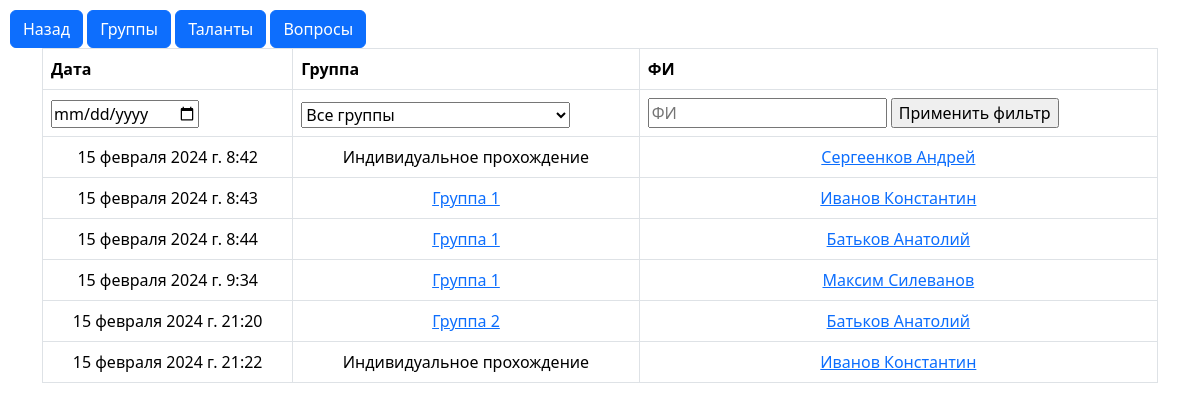
The app's page /local_admin/, older data.
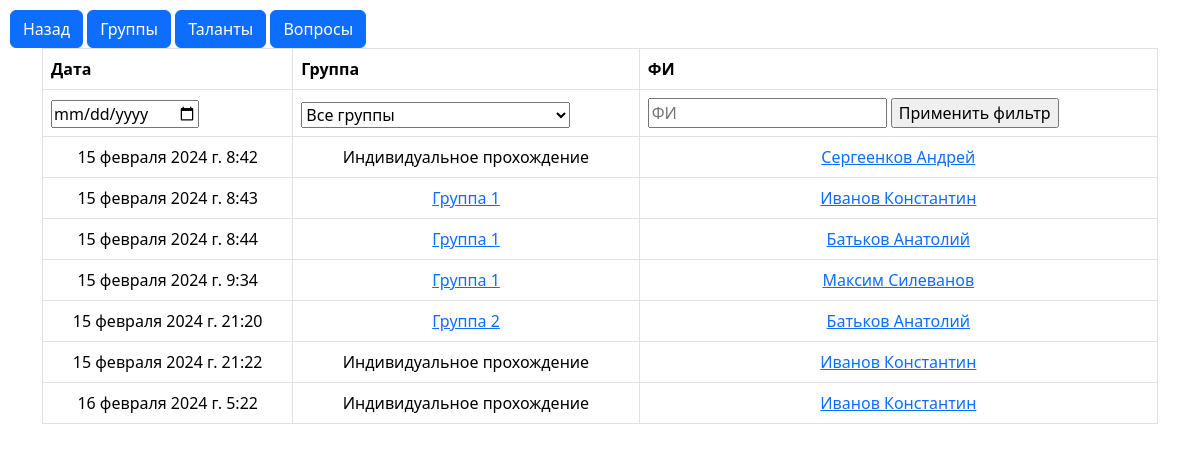
The same page, newer data.
### questionnaire/models.py (models this page shows, shortened)
class UserAnswer(models.Model):
    user = models.ForeignKey(User, on_delete=models.CASCADE)
    group = models.ForeignKey(Group, on_delete=models.CASCADE)
    competence = models.IntegerField(default=0)
    date = models.DateTimeField(auto_now_add=True)

class Group(models.Model):
    title = models.CharField(max_length=50)
    users = models.ManyToManyField(User, blank=True)
    show_results = models.BooleanField(default=True)

class User(models.Model):
    full_name = models.CharField(max_length=100)
    chosen_group = models.ForeignKey('Group', on_delete=models.CASCADE)

### questionnaire/views.py (the view, shortened to what this page needs)
# urls.py: path('local_admin/', views.mini_admin, name='mini_admin'),
def mini_admin(request):
    date = request.GET.get('date', '')
    group_id = request.GET.get('group', -1)
    full_name = request.GET.get('fullName', '')
    user_answers = UserAnswer.objects.all()
    groups = Group.objects.all()
    date = request.POST.get('date')
    if date:
        parsed_date = datetime.strptime(date, '%Y-%m-%d').date()
        user_answers = user_answers.filter(date__date=parsed_date)
    context = {
        'user_answers': user_answers,
        'groups': groups,
        'date': date
    }
    return render(request, 'mini_admin.html', context)

### templates/mini_admin.html (shortened to what this page needs)
{% load static %}
<!DOCTYPE html>
<html>
<head>
    <link rel="stylesheet" type="text/css" href="{% static 'css/styles.css' %}">
    <link href="https://cdn.jsdelivr.net/npm/bootstrap@5.3.2/dist/css/bootstrap.min.css" rel="stylesheet">
</head>
<body>
<a href="/" class="btn btn-primary">Назад</a>
<a href="{% url 'group_list'%}" class="btn btn-primary">Группы</a>
<a href="{% url 'competence_list'%}" class="btn btn-primary">Таланты</a>
<a href="{% url 'question_list'%}" class="btn btn-primary">Вопросы</a>
<div class="container">
    <table class="table table-bordered">
        <thead>
            <tr>
                <th>Дата</th>
                <th>Группа</th>
                <th>ФИ</th>
            </tr>
            <form method="POST">
            <tr>
                <th>
                    <input id="date-input" type="date" name="date" placeholder="Дата" value="{{ date|date:'Y-m-d' }}">
                </th>
                <th>
                    <select name="group_filter">
                        <option value="-1">Все группы</option>
                    </select>
                </th>
                <th>
                    <input type="text" name="full_name" placeholder="ФИ">
                    <input type="submit" value="Применить фильтр">
            </th>
            </tr>
        </form>
        </thead>
        <tbody>
            {% for user_answer in user_answers %}
                <tr>
                    <td>{{ user_answer.date }}</td>
                    {% if user_answer.group.title != 'Индивидуальное прохождение' %}
                        <td><a href="{% url 'group_detail' user_answer.group.id %}">{{ user_answer.group.title }}</a></td>
                    {% else %}
                        <td>{{ user_answer.group.title }}</td>
                    {% endif %}
                    <td><a href="{% url 'user_detail' user_answer.user.id %}">{{ user_answer.user.full_name }}</a></td>
                </tr>
            {% endfor %}
        </tbody>
    </table>
</div>
</body>
</html>

Row changes from the older to the newer data that the page shows:
added UserAnswer: date "16 февраля 2024 г. 5:22", group "Индивидуальное прохождение", user.full_name "Иванов Константин"
